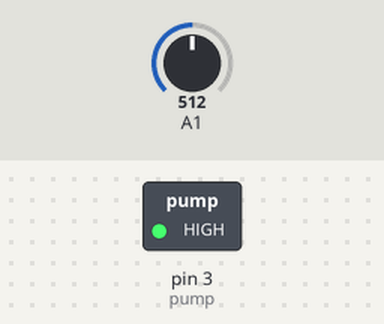
This sketch was run on a simulated Arduino Uno, built with avr-gcc and run on an emulated ATmega328P. Parts: switched loads named in the sketch (green lamp = pin HIGH). The inputs (shaded band) are chosen by the test bench; at power-on: A1 = 512. What the sketch prints to the serial monitor is not drawn.

Above: at 2.8 s.
2.9 s: A1 set to 589
7.2 s: A1 set to 607
At 10.7 s:
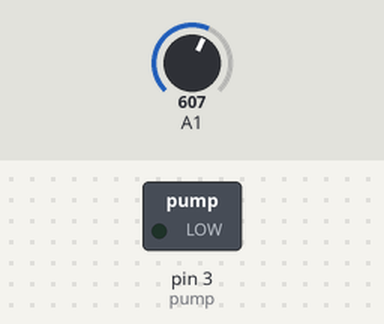
11.5 s: A1 set to 590
15.5 s: A1 set to 610
At 19.2 s:
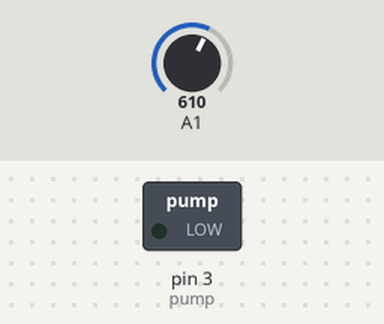
Timing chart, 0 to 20.5 s (numbered marks = the images above; inputs shaded):
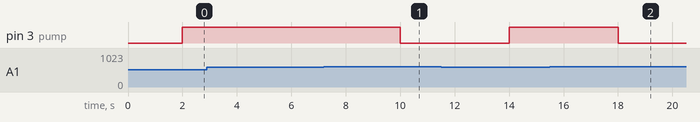

The sketch:

plant_waterig.ino
```cpp
    /////////////////////////////////////////////////////////////////
   //            Arduino Weather Station                          //
  /////////////////////////////////////////////////////////////////
#include "DHT.h"
#include <LiquidCrystal.h>
#define DHTPIN A3     // what pin we're connected to
#define DHTTYPE DHT11

DHT dht(DHTPIN, DHTTYPE);
LiquidCrystal lcd(8,9,4,5,6,7);
int thresholdDry = 600;
int thresholdWet = 230;
int pump =3;
void setup(void) {
  Serial.begin(9600);
  pinMode(pump, OUTPUT);
  //lcd.begin(16, 2);
  //lcd.print("Reading sensor");
  //dht.begin();
}

void loop() {

  //float temperature, humidity;

  //humidity = dht.readHumidity();
  //temperature = dht.readTemperature();
  int sensorValue = analogRead(A1);
  //int val = map(sensorValue, 0, 700, 0, 255);
  //int val = sensorValue/70;
  delay(2000);

 //lcd.clear();

 //char tempF[6];
 //char humF[6];
 //dtostrf(temperature, 5, 1, tempF);
 //dtostrf(humidity, 2, 0, humF);
//  lcd.print("T:");
// lcd.print(tempF);
// lcd.print((char)223);
// lcd.print("C ");
// lcd.print("H: ");
// lcd.print(humF);
// lcd.print("%");
// lcd.setCursor(0,        1);
 //lcd.print("Joey: ");
  if (sensorValue >= thresholdDry){
    Serial.print("Joey is thirsty");
    digitalWrite(pump, LOW);
    delay(4000);
    digitalWrite(pump, HIGH);
    //delay(60000);
    }
  else if (sensorValue >= thresholdWet){
    Serial.print("Joey is fine!");
    Serial.print(sensorValue);
   digitalWrite(pump, HIGH);
  }


}
```

Measured:
- the behaviour switches between 599 and 600 on A1 (found by bisection; images 0 and 1)
- after the input at 2.9 s, every drawn part: stays the same
- after the input at 7.2 s, pin 3 (pump): HIGH → LOW after 2.8 s
- after the input at 15.5 s, pin 3 (pump): HIGH → LOW after 2.5 s
